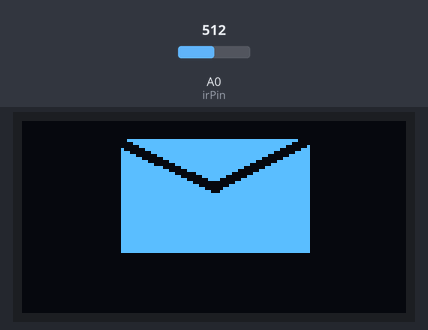
Recording of a sketch running on a simulated Arduino Uno, built with avr-gcc and run on an emulated ATmega328P. Shown: 128×64 one-colour display. The inputs (shaded band) are chosen by the test bench; at power-on: A0 (irPin) = 512. What the sketch prints to the serial monitor is not drawn.

Above: at 2.2 s.
2.3 s: A0 (irPin) set to 75
6.2 s: A0 (irPin) set to 95
13.9 s: A0 (irPin) set to 0
17.8 s: A0 (irPin) set to 122
Timing chart, 0 to 20.8 s (numbered marks = the images above; inputs shaded):
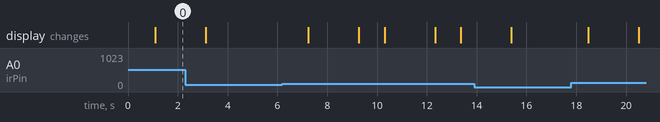

The sketch:

test_final_circuit.ino
```cpp
/*
 * GET1033 Final Project - Intelligent Mail Box Assistant
 * The Intelligent Mail Box Assistant tells the home owner
 * that there are letters in the Mail Box to be collected
 * Hui Min & Yan Shan
 */

// OLED pins and details
#include <SPI.h>
#include <Wire.h>
#include <Adafruit_GFX.h>
#include <Adafruit_SSD1306.h>

#define SCREEN_WIDTH 128 // OLED display width, in pixels
#define SCREEN_HEIGHT 64 // OLED display height, in pixels

// Bitmap of a logo of a mail
// Size is 128x64px
const unsigned char myMail [] PROGMEM = {
  0x00, 0x00, 0x00, 0x00, 0x00, 0x00, 0x00, 0x00, 0x00, 0x00, 0x00, 0x00, 0x00, 0x00, 0x00, 0x00,
  0x00, 0x00, 0x00, 0x00, 0x00, 0x00, 0x00, 0x00, 0x00, 0x00, 0x00, 0x00, 0x00, 0x00, 0x00, 0x00,
  0x00, 0x00, 0x00, 0x00, 0x00, 0x00, 0x00, 0x00, 0x00, 0x00, 0x00, 0x00, 0x00, 0x00, 0x00, 0x00,
  0x00, 0x00, 0x00, 0x00, 0x00, 0x00, 0x00, 0x00, 0x00, 0x00, 0x00, 0x00, 0x00, 0x00, 0x00, 0x00,
  0x00, 0x00, 0x00, 0x00, 0x00, 0x00, 0x00, 0x00, 0x00, 0x00, 0x00, 0x00, 0x00, 0x00, 0x00, 0x00,
  0x00, 0x00, 0x00, 0x00, 0x00, 0x00, 0x00, 0x00, 0x00, 0x00, 0x00, 0x00, 0x00, 0x00, 0x00, 0x00,
  0x00, 0x00, 0x00, 0x00, 0x1f, 0xff, 0xff, 0xff, 0xff, 0xff, 0xff, 0xf0, 0x00, 0x00, 0x00, 0x00,
  0x00, 0x00, 0x00, 0x00, 0x07, 0xff, 0xff, 0xff, 0xff, 0xff, 0xff, 0xc0, 0x00, 0x00, 0x00, 0x00,
  0x00, 0x00, 0x00, 0x00, 0x01, 0xff, 0xff, 0xff, 0xff, 0xff, 0xff, 0x01, 0x00, 0x00, 0x00, 0x00,
  0x00, 0x00, 0x00, 0x00, 0x40, 0x7f, 0xff, 0xff, 0xff, 0xff, 0xfc, 0x07, 0x00, 0x00, 0x00, 0x00,
  0x00, 0x00, 0x00, 0x00, 0x70, 0x1f, 0xff, 0xff, 0xff, 0xff, 0xf0, 0x1f, 0x00, 0x00, 0x00, 0x00,
  0x00, 0x00, 0x00, 0x00, 0x7c, 0x07, 0xff, 0xff, 0xff, 0xff, 0xc0, 0x7f, 0x00, 0x00, 0x00, 0x00,
  0x00, 0x00, 0x00, 0x00, 0x7f, 0x01, 0xff, 0xff, 0xff, 0xff, 0x01, 0xff, 0x00, 0x00, 0x00, 0x00,
  0x00, 0x00, 0x00, 0x00, 0x7f, 0xc0, 0x7f, 0xff, 0xff, 0xfc, 0x07, 0xff, 0x00, 0x00, 0x00, 0x00,
  0x00, 0x00, 0x00, 0x00, 0x7f, 0xf0, 0x1f, 0xff, 0xff, 0xf0, 0x1f, 0xff, 0x00, 0x00, 0x00, 0x00,
  0x00, 0x00, 0x00, 0x00, 0x7f, 0xfe, 0x07, 0xff, 0xff, 0xc0, 0x7f, 0xff, 0x00, 0x00, 0x00, 0x00,
  0x00, 0x00, 0x00, 0x00, 0x7f, 0xff, 0x81, 0xff, 0xff, 0x01, 0xff, 0xff, 0x00, 0x00, 0x00, 0x00,
  0x00, 0x00, 0x00, 0x00, 0x7f, 0xff, 0xe0, 0x3f, 0xfc, 0x07, 0xff, 0xff, 0x00, 0x00, 0x00, 0x00,
  0x00, 0x00, 0x00, 0x00, 0x7f, 0xff, 0xf8, 0x0f, 0xf0, 0x1f, 0xff, 0xff, 0x00, 0x00, 0x00, 0x00,
  0x00, 0x00, 0x00, 0x00, 0x7f, 0xff, 0xfe, 0x03, 0xc0, 0x7f, 0xff, 0xff, 0x00, 0x00, 0x00, 0x00,
  0x00, 0x00, 0x00, 0x00, 0x7f, 0xff, 0xff, 0x80, 0x01, 0xff, 0xff, 0xff, 0x00, 0x00, 0x00, 0x00,
  0x00, 0x00, 0x00, 0x00, 0x7f, 0xff, 0xff, 0xe0, 0x07, 0xff, 0xff, 0xff, 0x00, 0x00, 0x00, 0x00,
  0x00, 0x00, 0x00, 0x00, 0x7f, 0xff, 0xff, 0xf8, 0x1f, 0xff, 0xff, 0xff, 0x00, 0x00, 0x00, 0x00,
  0x00, 0x00, 0x00, 0x00, 0x7f, 0xff, 0xff, 0xfe, 0x3f, 0xff, 0xff, 0xff, 0x00, 0x00, 0x00, 0x00,
  0x00, 0x00, 0x00, 0x00, 0x7f, 0xff, 0xff, 0xff, 0xff, 0xff, 0xff, 0xff, 0x00, 0x00, 0x00, 0x00,
  0x00, 0x00, 0x00, 0x00, 0x7f, 0xff, 0xff, 0xff, 0xff, 0xff, 0xff, 0xff, 0x00, 0x00, 0x00, 0x00,
  0x00, 0x00, 0x00, 0x00, 0x7f, 0xff, 0xff, 0xff, 0xff, 0xff, 0xff, 0xff, 0x00, 0x00, 0x00, 0x00,
  0x00, 0x00, 0x00, 0x00, 0x7f, 0xff, 0xff, 0xff, 0xff, 0xff, 0xff, 0xff, 0x00, 0x00, 0x00, 0x00,
  0x00, 0x00, 0x00, 0x00, 0x7f, 0xff, 0xff, 0xff, 0xff, 0xff, 0xff, 0xff, 0x00, 0x00, 0x00, 0x00,
  0x00, 0x00, 0x00, 0x00, 0x7f, 0xff, 0xff, 0xff, 0xff, 0xff, 0xff, 0xff, 0x00, 0x00, 0x00, 0x00,
  0x00, 0x00, 0x00, 0x00, 0x7f, 0xff, 0xff, 0xff, 0xff, 0xff, 0xff, 0xff, 0x00, 0x00, 0x00, 0x00,
  0x00, 0x00, 0x00, 0x00, 0x7f, 0xff, 0xff, 0xff, 0xff, 0xff, 0xff, 0xff, 0x00, 0x00, 0x00, 0x00,
  0x00, 0x00, 0x00, 0x00, 0x7f, 0xff, 0xff, 0xff, 0xff, 0xff, 0xff, 0xff, 0x00, 0x00, 0x00, 0x00,
  0x00, 0x00, 0x00, 0x00, 0x7f, 0xff, 0xff, 0xff, 0xff, 0xff, 0xff, 0xff, 0x00, 0x00, 0x00, 0x00,
  0x00, 0x00, 0x00, 0x00, 0x7f, 0xff, 0xff, 0xff, 0xff, 0xff, 0xff, 0xff, 0x00, 0x00, 0x00, 0x00,
  0x00, 0x00, 0x00, 0x00, 0x7f, 0xff, 0xff, 0xff, 0xff, 0xff, 0xff, 0xff, 0x00, 0x00, 0x00, 0x00,
  0x00, 0x00, 0x00, 0x00, 0x7f, 0xff, 0xff, 0xff, 0xff, 0xff, 0xff, 0xff, 0x00, 0x00, 0x00, 0x00,
  0x00, 0x00, 0x00, 0x00, 0x7f, 0xff, 0xff, 0xff, 0xff, 0xff, 0xff, 0xff, 0x00, 0x00, 0x00, 0x00,
  0x00, 0x00, 0x00, 0x00, 0x7f, 0xff, 0xff, 0xff, 0xff, 0xff, 0xff, 0xff, 0x00, 0x00, 0x00, 0x00,
  0x00, 0x00, 0x00, 0x00, 0x7f, 0xff, 0xff, 0xff, 0xff, 0xff, 0xff, 0xff, 0x00, 0x00, 0x00, 0x00,
  0x00, 0x00, 0x00, 0x00, 0x7f, 0xff, 0xff, 0xff, 0xff, 0xff, 0xff, 0xff, 0x00, 0x00, 0x00, 0x00,
  0x00, 0x00, 0x00, 0x00, 0x7f, 0xff, 0xff, 0xff, 0xff, 0xff, 0xff, 0xff, 0x00, 0x00, 0x00, 0x00,
  0x00, 0x00, 0x00, 0x00, 0x7f, 0xff, 0xff, 0xff, 0xff, 0xff, 0xff, 0xff, 0x00, 0x00, 0x00, 0x00,
  0x00, 0x00, 0x00, 0x00, 0x7f, 0xff, 0xff, 0xff, 0xff, 0xff, 0xff, 0xff, 0x00, 0x00, 0x00, 0x00,
  0x00, 0x00, 0x00, 0x00, 0x00, 0x00, 0x00, 0x00, 0x00, 0x00, 0x00, 0x00, 0x00, 0x00, 0x00, 0x00,
  0x00, 0x00, 0x00, 0x00, 0x00, 0x00, 0x00, 0x00, 0x00, 0x00, 0x00, 0x00, 0x00, 0x00, 0x00, 0x00,
  0x00, 0x00, 0x00, 0x00, 0x00, 0x00, 0x00, 0x00, 0x00, 0x00, 0x00, 0x00, 0x00, 0x00, 0x00, 0x00,
  0x00, 0x00, 0x00, 0x00, 0x00, 0x00, 0x00, 0x00, 0x00, 0x00, 0x00, 0x00, 0x00, 0x00, 0x00, 0x00,
  0x00, 0x00, 0x00, 0x00, 0x00, 0x00, 0x00, 0x00, 0x00, 0x00, 0x00, 0x00, 0x00, 0x00, 0x00, 0x00,
  0x00, 0x00, 0x00, 0x00, 0x00, 0x00, 0x00, 0x00, 0x00, 0x00, 0x00, 0x00, 0x00, 0x00, 0x00, 0x00,
  0x00, 0x00, 0x00, 0x00, 0x00, 0x00, 0x00, 0x00, 0x00, 0x00, 0x00, 0x00, 0x00, 0x00, 0x00, 0x00,
  0x00, 0x00, 0x00, 0x00, 0x00, 0x00, 0x00, 0x00, 0x00, 0x00, 0x00, 0x00, 0x00, 0x00, 0x00, 0x00,
  0x00, 0x00, 0x00, 0x00, 0x00, 0x00, 0x00, 0x00, 0x00, 0x00, 0x00, 0x00, 0x00, 0x00, 0x00, 0x00,
  0x00, 0x00, 0x00, 0x00, 0x00, 0x00, 0x00, 0x00, 0x00, 0x00, 0x00, 0x00, 0x00, 0x00, 0x00, 0x00,
  0x00, 0x00, 0x00, 0x00, 0x00, 0x00, 0x00, 0x00, 0x00, 0x00, 0x00, 0x00, 0x00, 0x00, 0x00, 0x00,
  0x00, 0x00, 0x00, 0x00, 0x00, 0x00, 0x00, 0x00, 0x00, 0x00, 0x00, 0x00, 0x00, 0x00, 0x00, 0x00,
  0x00, 0x00, 0x00, 0x00, 0x00, 0x00, 0x00, 0x00, 0x00, 0x00, 0x00, 0x00, 0x00, 0x00, 0x00, 0x00,
  0x00, 0x00, 0x00, 0x00, 0x00, 0x00, 0x00, 0x00, 0x00, 0x00, 0x00, 0x00, 0x00, 0x00, 0x00, 0x00,
  0x00, 0x00, 0x00, 0x00, 0x00, 0x00, 0x00, 0x00, 0x00, 0x00, 0x00, 0x00, 0x00, 0x00, 0x00, 0x00,
  0x00, 0x00, 0x00, 0x00, 0x00, 0x00, 0x00, 0x00, 0x00, 0x00, 0x00, 0x00, 0x00, 0x00, 0x00, 0x00,
  0x00, 0x00, 0x00, 0x00, 0x00, 0x00, 0x00, 0x00, 0x00, 0x00, 0x00, 0x00, 0x00, 0x00, 0x00, 0x00,
  0x00, 0x00, 0x00, 0x00, 0x00, 0x00, 0x00, 0x00, 0x00, 0x00, 0x00, 0x00, 0x00, 0x00, 0x00, 0x00,
  0x00, 0x00, 0x00, 0x00, 0x00, 0x00, 0x00, 0x00, 0x00, 0x00, 0x00, 0x00, 0x00, 0x00, 0x00, 0x00,
  0x00, 0x00, 0x00, 0x00, 0x00, 0x00, 0x00, 0x00, 0x00, 0x00, 0x00, 0x00, 0x00, 0x00, 0x00, 0x00
};

// Declaration for an OLED (SSD1306) display connected to I2C (SDA, SCL pins)
#define OLED_RESET 4
Adafruit_SSD1306 display(SCREEN_WIDTH, SCREEN_HEIGHT, &Wire, OLED_RESET);

// Define Analog input for IR Sensor
#define irPin A0

void setup() {
  // Initialise all pins for push button, IR sensor, and LED
  pinMode(irPin, INPUT);

  // OLED Screen - protocol of I2C, follow tutorial for detailed guide
  // Address 0x3C for 128x64 OLED used in this prototype
  // Check address, using method shared in the tutorial

  // This is to select the OLED to listen to the Arduino
  if(!display.begin(SSD1306_SWITCHCAPVCC, 0x3C)) {
    Serial.println(F("SSD1306 allocation failed"));
    for(;;); // Don't proceed, loop forever
  }

  // Clean the screen up, to a blank screen
  display.clearDisplay();
  display.display();
  delay(1000);

  // Serial Monitor
  Serial.begin(9600);
}

void loop() {
  // Read IR Sensor reading
  int ir = analogRead(irPin);
  Serial.println(ir);

  // If mail is received
  // Alert User using OLED screen
  if(ir > 85) drawOLEDScreen();
  else stopOLEDScreen();
}

// Screen displays Mail logo
// Flashes 2s and blanks for 0.5s
void drawOLEDScreen(void){
  // Draws the Mail for 2s
  display.drawBitmap(0, 0, myMail, 128, 64, 1);
  display.display();
  delay(2000);

  // Blank screen for 1s
  display.clearDisplay();
  display.display();
  delay(1000);
}

void stopOLEDScreen(void){
  // Blank screen
  display.clearDisplay();
  display.display();
  delay(1000);
}
```
